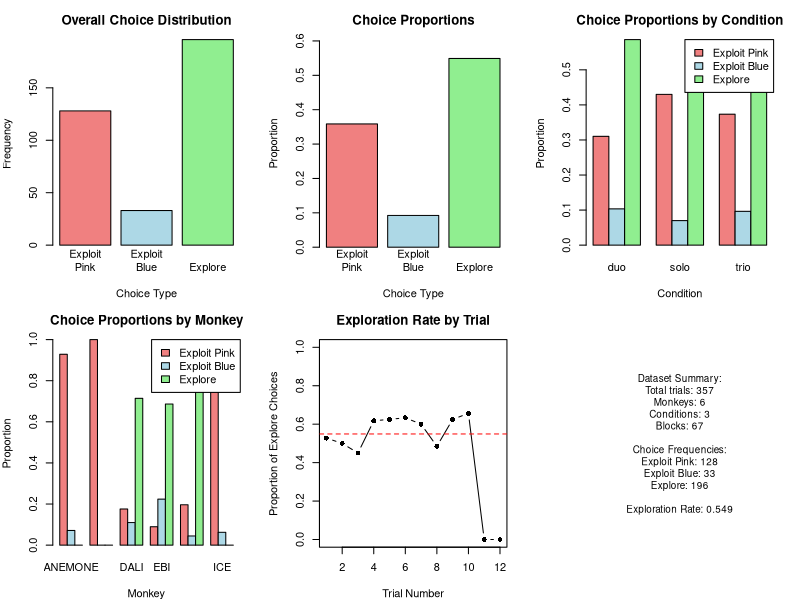

This chart was generated by the following R code:
# Proper Trinomial Analysis for Explore-Exploit Dataset
# Base R analysis of choice behavior

# Load required libraries
library(graphics)
library(stats)

# Load and examine data
cat("Loading Explore-Exploit dataset...\n")
data <- read.csv("Explore Exploit Dataset.csv", stringsAsFactors = FALSE)
cat("Data loaded successfully. Dimensions:", dim(data), "\n")

# Examine the OUTCOME variable (actual choices)
cat("\nUnique outcomes in OUTCOME column:\n")
print(table(data$OUTCOME))

# Create trinomial choice variable
# 0 = exploit_pink, 1 = exploit_blue, 2 = explore
choice_mapping <- function(outcome) {
  case_when <- function(condition, value, default = NA) {
    ifelse(condition, value, default)
  }
  
  result <- rep(NA, length(outcome))
  result[outcome == "exploit_pink"] <- 0
  result[outcome == "exploit_blue"] <- 1  
  result[outcome == "explore"] <- 2
  return(result)
}

# Apply choice mapping
data$choice_trinomial <- choice_mapping(data$OUTCOME)
cat("\nTrinomial choice mapping:\n")
cat("0 = exploit_pink, 1 = exploit_blue, 2 = explore\n")
print(table(data$choice_trinomial, useNA = "always"))

# Remove any missing choices
complete_data <- data[!is.na(data$choice_trinomial), ]
cat("Complete cases:", nrow(complete_data), "out of", nrow(data), "\n")

# Extract variables for analysis
choices <- complete_data$choice_trinomial
condition <- as.factor(complete_data$CONDITION)
monkey <- as.factor(complete_data$monkey)
trial_type <- as.factor(complete_data$TRIAL_TYPE)
block <- as.factor(complete_data$BLOCK_No)

# Basic descriptive statistics
cat("\n=== DESCRIPTIVE STATISTICS ===\n")
choice_table <- table(choices)
names(choice_table) <- c("Exploit Pink", "Exploit Blue", "Explore")
cat("Choice frequencies:\n")
print(choice_table)

choice_props <- prop.table(choice_table)
cat("\nChoice proportions:\n")
print(round(choice_props, 3))

# Analysis by condition
cat("\n=== ANALYSIS BY CONDITION ===\n")
condition_table <- table(condition, choices)
colnames(condition_table) <- c("Exploit Pink", "Exploit Blue", "Explore")
cat("Choices by condition:\n")
print(condition_table)

condition_props <- prop.table(condition_table, margin = 1)
cat("\nChoice proportions by condition:\n")
print(round(condition_props, 3))

# Analysis by monkey
cat("\n=== ANALYSIS BY MONKEY ===\n")
monkey_table <- table(monkey, choices)
colnames(monkey_table) <- c("Exploit Pink", "Exploit Blue", "Explore")
cat("Choices by monkey:\n")
print(monkey_table)

monkey_props <- prop.table(monkey_table, margin = 1)
cat("\nChoice proportions by monkey:\n")
print(round(monkey_props, 3))

# Statistical tests
cat("\n=== STATISTICAL TESTS ===\n")

# Chi-square test for condition effect
if (length(levels(condition)) > 1) {
  chi_condition <- chisq.test(condition_table)
  cat("Chi-square test for condition effect:\n")
  cat("Chi-square =", round(chi_condition$statistic, 3), "\n")
  cat("df =", chi_condition$parameter, "\n")
  cat("p-value =", formatC(chi_condition$p.value, format = "e", digits = 3), "\n")
  
  if (chi_condition$p.value < 0.05) {
    cat("*** Significant condition effect (p < 0.05) ***\n")
  } else {
    cat("No significant condition effect (p >= 0.05)\n")
  }
}

# Chi-square test for monkey effect
if (length(levels(monkey)) > 1) {
  chi_monkey <- chisq.test(monkey_table)
  cat("\nChi-square test for monkey effect:\n")
  cat("Chi-square =", round(chi_monkey$statistic, 3), "\n")
  cat("df =", chi_monkey$parameter, "\n")
  cat("p-value =", formatC(chi_monkey$p.value, format = "e", digits = 3), "\n")
  
  if (chi_monkey$p.value < 0.05) {
    cat("*** Significant monkey effect (p < 0.05) ***\n")
  } else {
    cat("No significant monkey effect (p >= 0.05)\n")
  }
}

# Multinomial logistic regression using individual binomial models
cat("\n=== MULTINOMIAL LOGISTIC REGRESSION ===\n")

# Model 1: Exploit Blue vs Exploit Pink
blue_vs_pink <- ifelse(choices == 1, 1, ifelse(choices == 0, 0, NA))
valid_bp <- !is.na(blue_vs_pink)

if (sum(valid_bp) > 0 && length(levels(condition)) > 1) {
  model_bp <- glm(blue_vs_pink[valid_bp] ~ condition[valid_bp] + monkey[valid_bp], 
                  family = binomial(link = "logit"))
  cat("Model: Exploit Blue vs Exploit Pink\n")
  cat("Coefficients:\n")
  print(summary(model_bp)$coefficients)
  cat("AIC:", round(AIC(model_bp), 2), "\n\n")
}

# Model 2: Explore vs Exploit Pink
explore_vs_pink <- ifelse(choices == 2, 1, ifelse(choices == 0, 0, NA))
valid_ep <- !is.na(explore_vs_pink)

if (sum(valid_ep) > 0 && length(levels(condition)) > 1) {
  model_ep <- glm(explore_vs_pink[valid_ep] ~ condition[valid_ep] + monkey[valid_ep], 
                  family = binomial(link = "logit"))
  cat("Model: Explore vs Exploit Pink\n")
  cat("Coefficients:\n")
  print(summary(model_ep)$coefficients)
  cat("AIC:", round(AIC(model_ep), 2), "\n\n")
}

# Model 3: Explore vs Exploit Blue
explore_vs_blue <- ifelse(choices == 2, 1, ifelse(choices == 1, 0, NA))
valid_eb <- !is.na(explore_vs_blue)

if (sum(valid_eb) > 0 && length(levels(condition)) > 1) {
  model_eb <- glm(explore_vs_blue[valid_eb] ~ condition[valid_eb] + monkey[valid_eb], 
                  family = binomial(link = "logit"))
  cat("Model: Explore vs Exploit Blue\n")
  cat("Coefficients:\n")
  print(summary(model_eb)$coefficients)
  cat("AIC:", round(AIC(model_eb), 2), "\n\n")
}

# Explore vs Any Exploit
explore_vs_exploit <- ifelse(choices == 2, 1, 0)
if (length(levels(condition)) > 1) {
  model_exp_vs_all <- glm(explore_vs_exploit ~ condition + monkey, 
                          family = binomial(link = "logit"))
  cat("Model: Explore vs Any Exploit\n")
  cat("Coefficients:\n")
  print(summary(model_exp_vs_all)$coefficients)
  cat("AIC:", round(AIC(model_exp_vs_all), 2), "\n\n")
}

# Visualizations
cat("=== GENERATING VISUALIZATIONS ===\n")

png("explore_exploit_trinomial_analysis.png", width = 1200, height = 800)
par(mfrow = c(2, 3), mar = c(4, 4, 3, 2))

# Plot 1: Overall choice distribution
colors <- c("lightcoral", "lightblue", "lightgreen")
barplot(choice_table, 
        main = "Overall Choice Distribution",
        xlab = "Choice Type", ylab = "Frequency",
        col = colors,
        names.arg = c("Exploit\nPink", "Exploit\nBlue", "Explore"))

# Plot 2: Choice proportions
barplot(choice_props,
        main = "Choice Proportions", 
        xlab = "Choice Type", ylab = "Proportion",
        col = colors,
        ylim = c(0, max(choice_props) * 1.1),
        names.arg = c("Exploit\nPink", "Exploit\nBlue", "Explore"))

# Plot 3: Choices by condition
if (length(levels(condition)) > 1) {
  barplot(t(condition_props),
          main = "Choice Proportions by Condition",
          xlab = "Condition", ylab = "Proportion",
          col = colors,
          beside = TRUE,
          legend = c("Exploit Pink", "Exploit Blue", "Explore"),
          args.legend = list(x = "topright"))
} else {
  plot(1, type = "n", axes = FALSE, xlab = "", ylab = "")
  text(1, 1, "Single condition analysis", cex = 1.2, adj = 0.5)
}

# Plot 4: Choices by monkey
if (length(levels(monkey)) > 1) {
  barplot(t(monkey_props),
          main = "Choice Proportions by Monkey",
          xlab = "Monkey", ylab = "Proportion",
          col = colors,
          beside = TRUE,
          legend = c("Exploit Pink", "Exploit Blue", "Explore"),
          args.legend = list(x = "topright"))
} else {
  plot(1, type = "n", axes = FALSE, xlab = "", ylab = "")
  text(1, 1, "Single monkey analysis", cex = 1.2, adj = 0.5)
}

# Plot 5: Exploration rate over time (by trial)
if ("TRIAL_NUM" %in% names(complete_data)) {
  explore_by_trial <- aggregate(explore_vs_exploit, 
                               by = list(trial = complete_data$TRIAL_NUM), 
                               FUN = mean)
  plot(explore_by_trial$trial, explore_by_trial$x,
       type = "b", pch = 16,
       main = "Exploration Rate by Trial",
       xlab = "Trial Number", ylab = "Proportion of Explore Choices",
       ylim = c(0, 1))
  abline(h = mean(explore_vs_exploit), col = "red", lty = 2)
}

# Plot 6: Summary statistics
plot(1, type = "n", axes = FALSE, xlab = "", ylab = "")
summary_text <- paste(
  "Dataset Summary:",
  paste("Total trials:", nrow(complete_data)),
  paste("Monkeys:", length(unique(monkey))),
  paste("Conditions:", length(unique(condition))),
  paste("Blocks:", length(unique(block))),
  "",
  "Choice Frequencies:",
  paste("Exploit Pink:", choice_table[1]),
  paste("Exploit Blue:", choice_table[2]),
  paste("Explore:", choice_table[3]),
  "",
  paste("Exploration Rate:", round(mean(explore_vs_exploit), 3)),
  sep = "\n"
)
text(1, 1, summary_text, cex = 0.9, adj = 0.5)

dev.off()

cat("Comprehensive visualization saved as 'explore_exploit_trinomial_analysis.png'\n")

# Summary report
cat("\n=== ANALYSIS SUMMARY ===\n")
cat("Trinomial Analysis of Explore-Exploit Behavior\n")
cat("=============================================\n")
cat("Total trials analyzed:", nrow(complete_data), "\n")
cat("Overall exploration rate:", round(mean(explore_vs_exploit), 3), "\n")
cat("Exploit pink preference:", round(choice_props[1], 3), "\n")
cat("Exploit blue preference:", round(choice_props[2], 3), "\n")
cat("Explore preference:", round(choice_props[3], 3), "\n")

if (length(levels(condition)) > 1) {
  cat("\nCondition effects detected:", any(apply(condition_props, 2, var) > 0.01), "\n")
}

if (length(levels(monkey)) > 1) {
  cat("Individual differences detected:", any(apply(monkey_props, 2, var) > 0.01), "\n")
}

cat("\nThis analysis provides a comprehensive examination of trinomial choice behavior")
cat("\nusing standard statistical methods available in base R.\n")
cat("\nAnalysis complete!\n") 